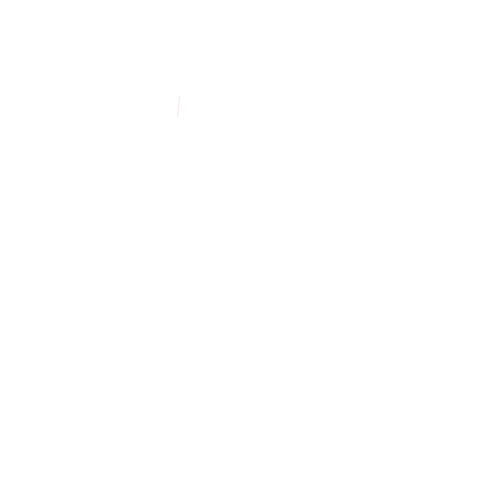
Frame 1 (no input)
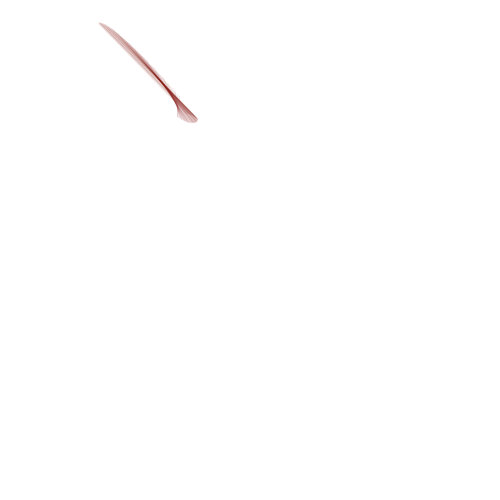
Frame 60 (the mouse pressed at the canvas centre just before this capture)
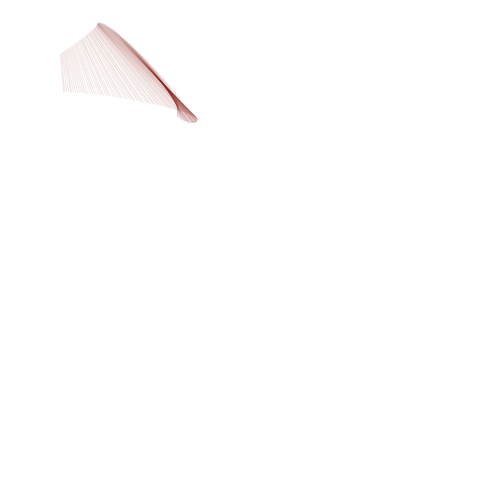
Frame 120 (the mouse held since frame 60 and released just before this capture)

The Processing sketch that drew these frames (run headless with seeded random() and noise(); from frame 60 on, the mouse is pressed at the canvas centre):

// Processing sketch: Perlin_Mouse
// ── Perlin_Mouse.pde
float xOff1, yOff1, xOff2, yOff2;
float noiseInc = 0.01;
float xNoiseScale, yNoiseScale;

void setup() {
  size(500, 500);
  background(255);

  xOff1 = random(0, 1000);
  yOff1 = random(1000, 2000);
  xOff2 = random(2000, 3000);
  yOff2 = random(3000, 4000);

  xNoiseScale = width;
  yNoiseScale = height;

  noiseSeed(millis() + minute() + day());
  noiseDetail(1);

  colorMode(HSB, 360, 100, 100, 100);
}

void draw() {
  stroke(frameCount / 10, 100, 50, 10);

  PVector point1 = new PVector(noise(xOff1), noise(yOff1));
  PVector point2 = new PVector(noise(xOff2), noise(yOff2));

  point1.mult(width);
  point2.mult(width);

  println(noise(xOff1));

  line(point1.x, point1.y, point2.x, point2.y);
  xOff1 += noiseInc;
  yOff1 += noiseInc;
  xOff2 += noiseInc;
  yOff2 += noiseInc;
}
